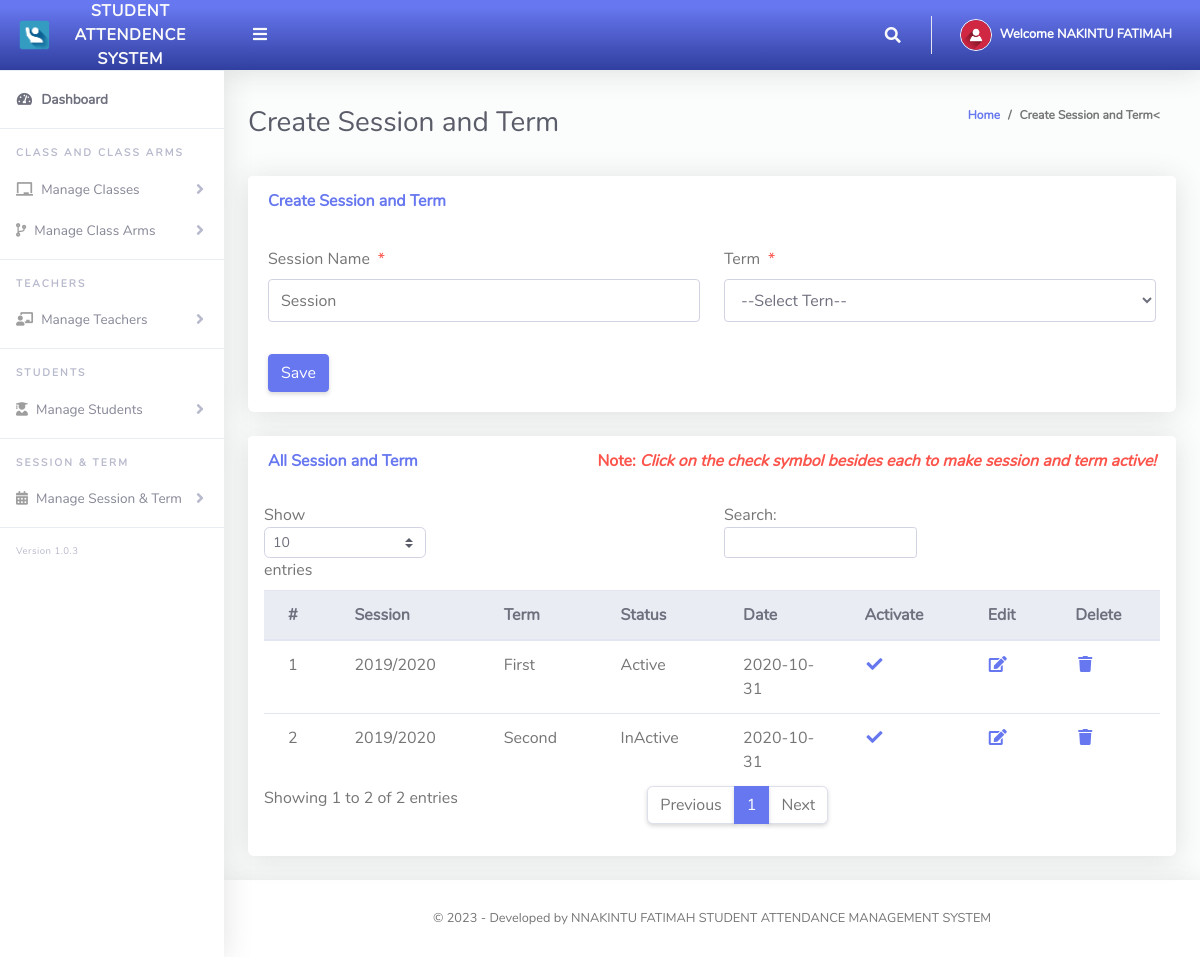
Page /Admin/createSessionTerm.php (signed in) on the committed database.
### tables this page shows
CREATE TABLE `tblsessionterm` (
  `Id` int(10) NOT NULL,
  `sessionName` varchar(50) NOT NULL,
  `termId` varchar(50) NOT NULL,
  `isActive` varchar(10) NOT NULL,
  `dateCreated` varchar(50) NOT NULL
);

CREATE TABLE `tblterm` (
  `Id` int(10) NOT NULL,
  `termName` varchar(20) NOT NULL
);

### Admin/createSessionTerm.php (the view, shortened to what this page needs)
<?php
include '../Includes/dbcon.php';
?>
<!DOCTYPE html>
<html lang="en">
<head>
  <link href="../vendor/fontawesome-free/css/all.min.css" rel="stylesheet" type="text/css">
  <link href="../vendor/bootstrap/css/bootstrap.min.css" rel="stylesheet" type="text/css">
  <link href="css/ruang-admin.min.css" rel="stylesheet">
</head>
<body id="page-top">
  <div id="wrapper">
      <?php include "Includes/sidebar.php";?>
    <div id="content-wrapper" class="d-flex flex-column">
      <div id="content">
       <?php include "Includes/topbar.php";?>
        <div class="container-fluid" id="container-wrapper">
          <div class="d-sm-flex align-items-center justify-content-between mb-4">
            <h1 class="h3 mb-0 text-gray-800">Create Session and Term</h1>
            <ol class="breadcrumb">
              <li class="breadcrumb-item"><a href="./">Home</a></li>
              <li class="breadcrumb-item active" aria-current="page">Create Session and Term<</li>
            </ol>
          </div>
          <div class="row">
            <div class="col-lg-12">
              <div class="card mb-4">
                <div class="card-header py-3 d-flex flex-row align-items-center justify-content-between">
                  <h6 class="m-0 font-weight-bold text-primary">Create Session and Term</h6>
                </div>
                <div class="card-body">
                  <form method="post">
                    <div class="form-group row mb-3">
                        <div class="col-xl-6">
                            <label class="form-control-label">Session Name<span class="text-danger ml-2">*</span></label>
                      <input type="text" class="form-control" name="sessionName" value="<?php echo $row['sessionName'];?>" id="exampleInputFirstName" placeholder="Session">
                        </div>
                        <div class="col-xl-6">
                            <label class="form-control-label">Term<span class="text-danger ml-2">*</span></label>
                              <?php
                        $qry= "SELECT * FROM tblterm ORDER BY termName ASC";
                        $result = $conn->query($qry);
                        $num = $result->num_rows;
                        if ($num > 0){
                          echo ' <select required name="termId" class="form-control mb-3">';
                          echo'<option value="">--Select Tern--</option>';
                                  echo '</select>';
                              }
                            ?>
                        </div>
                    </div>
                      <?php
                    if (isset($Id))
                    {
                    ?>
                    <button type="submit" name="update" class="btn btn-warning">Update</button>
                    &nbsp;&nbsp;&nbsp;&nbsp;&nbsp;&nbsp;&nbsp;&nbsp;&nbsp;&nbsp;
                    <?php
                    } else {
                    ?>
                    <button type="submit" name="save" class="btn btn-primary">Save</button>
                    <?php
                    }
                    ?>
                  </form>
                </div>
              </div>
                 <div class="row">
              <div class="col-lg-12">
              <div class="card mb-4">
                <div class="card-header py-3 d-flex flex-row align-items-center justify-content-between">
                  <h6 class="m-0 font-weight-bold text-primary">All Session and Term</h6>
                  <h6 class="m-0 font-weight-bold text-danger">Note: <i>Click on the check symbol besides each to make session and term active!</i></h6>
                </div>
                <div class="table-responsive p-3">
                  <table class="table align-items-center table-flush table-hover" id="dataTableHover">
                    <thead class="thead-light">
                      <tr>
                        <th>#</th>
                        <th>Session</th>
                        <th>Term</th>
                        <th>Status</th>
                        <th>Date</th>
                        <th>Activate</th>
                        <th>Edit</th>
                        <th>Delete</th>
                      </tr>
                    </thead>
                    <tbody>
                  <?php
                      $query = "SELECT tblsessionterm.Id,tblsessionterm.sessionName,tblsessionterm.isActive,tblsessionterm.dateCreated,
                      tblterm.termName
                      FROM tblsessionterm
                      INNER JOIN tblterm ON tblterm.Id = tblsessionterm.termId";
                      $rs = $conn->query($query);
                      $num = $rs->num_rows;
                      $sn=0;
                      if($num > 0)
                      {
                        while ($rows = $rs->fetch_assoc())
                          {
                            if($rows['isActive'] == '1'){$status = "Active";}else{$status = "InActive";}
                             $sn = $sn + 1;
                            echo"
                              <tr>
                                <td>".$sn."</td>
                                <td>".$rows['sessionName']."</td>
                                <td>".$rows['termName']."</td>
                                <td>".$status."</td>
                                <td>".$rows['dateCreated']."</td>
                                 <td><a href='?action=activate&Id=".$rows['Id']."'><i class='fas fa-fw fa-check'></i></a></td>
                                <td><a href='?action=edit&Id=".$rows['Id']."'><i class='fas fa-fw fa-edit'></i></a></td>
                                <td><a href='?action=delete&Id=".$rows['Id']."'><i class='fas fa-fw fa-trash'></i></a></td>
                              </tr>";
                          }
                      }
                      else
                      {
                           echo
                           "<div class='alert alert-danger' role='alert'>
                            No Record Found!
                            </div>";
                      }
                      ?>
                    </tbody>
                  </table>
                </div>
              </div>
            </div>
            </div>
          </div>
        </div>
      </div>
       <?php include "Includes/footer.php";?>
    </div>
  </div>
</body>
</html>

### Admin/Includes/topbar.php (shortened to what this page needs)
<?php
  $query = "SELECT * FROM tbladmin WHERE Id = ".$_SESSION['userId']."";
  $rs = $conn->query($query);
  $rows = $rs->fetch_assoc();
  $fullName = $rows['firstName']." ".$rows['lastName'];
?>
<nav class="navbar navbar-expand navbar-light bg-gradient-primary topbar mb-4 static-top">
          <button id="sidebarToggleTop" class="btn btn-link rounded-circle mr-3">
            <i class="fa fa-bars"></i>
          </button>
          <ul class="navbar-nav ml-auto">
            <li class="nav-item dropdown no-arrow">
              <a class="nav-link dropdown-toggle" href="#" id="searchDropdown" role="button" data-toggle="dropdown"
                aria-haspopup="true" aria-expanded="false">
                <i class="fas fa-search fa-fw"></i>
              </a>
            </li>
            <li class="nav-item dropdown no-arrow">
              <a class="nav-link dropdown-toggle" href="#" id="userDropdown" role="button" data-toggle="dropdown"
                aria-haspopup="true" aria-expanded="false">
                <img class="img-profile rounded-circle" src="img/user-icn.png" style="max-width: 60px">
                <span class="ml-2 d-none d-lg-inline text-white small"><b>Welcome <?php echo $fullName;?></b></span>
              </a>
            </li>
          </ul>
        </nav>

### rows in the picture
tblsessionterm: sessionName "2019/2020", termId.termName "First", isActive "Active", dateCreated "2020-10-31"
tblsessionterm: sessionName "2019/2020", termId.termName "Second", isActive "InActive", dateCreated "2020-10-31"

### other values in the picture
$fullName "NAKINTU FATIMAH"
